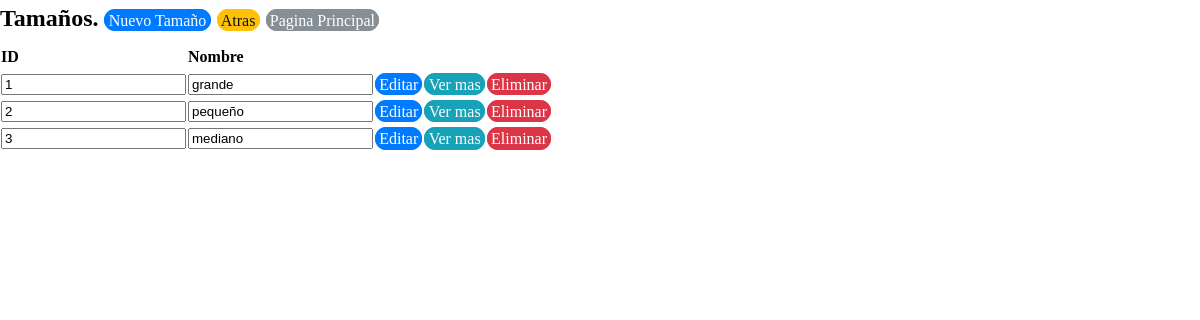
/view/registrotamanioproductoview/RegistroTamanioProductoView.php, run on the app's committed database.
### tables this page shows
CREATE TABLE `tbtamano` (
  `tamanoid` int(11) NOT NULL,
  `tamanonombre` varchar(10) NOT NULL
);

### business/tamaniobusiness/tamanioBusiness.php (called while the page is built, shortened)
<?php
class tamanioBusiness {
    private $DataTamanio;
    public function tamanioBusiness() {
        require_once '../../data/datatamano/DataTamano.php';
        $this->DataTamanio = new DataTamano();
    }
    public function mostrarTamanio() {
        return $this->DataTamanio->mostrarTamano();
    }
}

### data/datatamano/DataTamano.php (called while the page is built, shortened)
<?php
class DataTamano {
    private $conexion;
    function DataTamano() {
        include_once '../../data/dbconexion/Conexion.php';
        $this->conexion = new Conexion();
    }
    public function mostrarTamano() {
        if ($this->conexion->crearConexion()->set_charset('utf8')) {
            $array = array();
            $mostrarTamano = $this->conexion->crearConexion()->query("SELECT * FROM `tbtamano`");
            $this->conexion->cerrarConexion();
            while ($resultado = $mostrarTamano->fetch_assoc()) {
                array_push($array, $resultado);
            }
            return $array;
        }
    }
}
?>

### data/dbconexion/Conexion.php (called while the page is built, shortened)
<?php
class Conexion {
    private $server;
    private $user;
    private $password;
    private $dbname;
    function Conexion(){
        $this->server = "localhost";
        $this->user = "root";
        $this->password = "";
        $this->dbname = "bdexpressdjb";
    }
    function crearConexion(){
        $this->conexion  = mysqli_connect($this->server,$this->user,$this->password,$this->dbname);
        return $this->conexion;
    }
}

### view/registrotamanioproductoview/RegistroTamanioProductoView.php (the view, shortened to what this page needs)
<!DOCTYPE html>
<head>
    <link rel="stylesheet" href="../../css/estilo.css">
    <?php
    include '../../business/tamaniobusiness/tamanioBusiness.php';
    ?>
</head>
<body>
    <?php
    $tamanioBusiness = new tamanioBusiness();
    $allBusiness = $tamanioBusiness->mostrarTamanio();
    ?>
    <h2>Tamaños.
        <a href="?action=registrar" class="btn btn-primary">Nuevo Tamaño</a>
        <a href="../registroproducto/RegistroProducto.php" class="btn btn-warning">Atras</a>
        <a href="../ventanaprincipalview/VentanaPrincipalView.php" class="btn btn-secondary">Pagina Principal</a>
    </h2>
    <form  action="../../business/tamanioaccion/tamanioAccion.php" method="Post" >
        <table>
            <thead>
                <tr>
                    <th>ID</th>
                    <th>Nombre</th>
                </tr>
            </thead>
            <?php foreach ($allBusiness as $current): ?>
                <tr>
                    <td><input type="text" id="tamanoid" name="tamanoid" class="tamanoid"  value="<?php echo $current['tamanoid']; ?>" readonly/> </td>
                    <td><input type="text" id="tamanonombre" name="tamanonombre" class="tamanonombre" value="<?php echo $current['tamanonombre']; ?>" readonly/> </td>
                    <td><a href="?action=editar&id=<?php echo $current['tamanoid']; ?> " class="btn btn-primary">Editar</a></td>
                    <td><a href="?action=ver&id=<?php echo $current['tamanoid']; ?> " class="btn btn-info">Ver mas</a></td>
                    <td><a href="?action=eliminar&id=<?php echo $current['tamanoid']; ?> " class="btn btn-danger">Eliminar</a></td>
                </tr>
            <?php endforeach ?>
        </table>
    </form>
</body>
</html>

### css/estilo.css (style rules this page uses)
body { margin: 0; font-family: verdana; font-size: 1rem; font-weight: normal; line-height: 1.5; color: black; background-color: window; }
h1, h2, h3, h4, h5, h6 { margin-top: 0; margin-bottom: .5rem; }
a { color: blue; text-decoration: none; background-color: transparent; -webkit-text-decoration-skip: objects; }
table { border-collapse: collapse; }
th { text-align: left; }
.btn { font-weight: normal; text-align: center; white-space: nowrap; vertical-align: middle; border: 1px solid transparent; padding: 0.1rem 0.2rem; font-size: 1rem; line-height: 1.5; border-radius: 0.70rem; transition: all 0.15s ease-in-out; }
.btn-primary { color: #fff; background-color: #007bff; border-color: #007bff; }
.btn-secondary { color: #fff; background-color: #868e96; border-color: #868e96; }
.btn-info { color: #fff; background-color: #17a2b8; border-color: #17a2b8; }
.btn-warning { color: #111; background-color: #ffc107; border-color: #ffc107; }
.btn-danger { color: #fff; background-color: #dc3545; border-color: #dc3545; }

### data on the page
tbtamano: tamanoid "1", tamanonombre "grande"
tbtamano: tamanoid "2", tamanonombre "pequeño"
tbtamano: tamanoid "3", tamanonombre "mediano"
